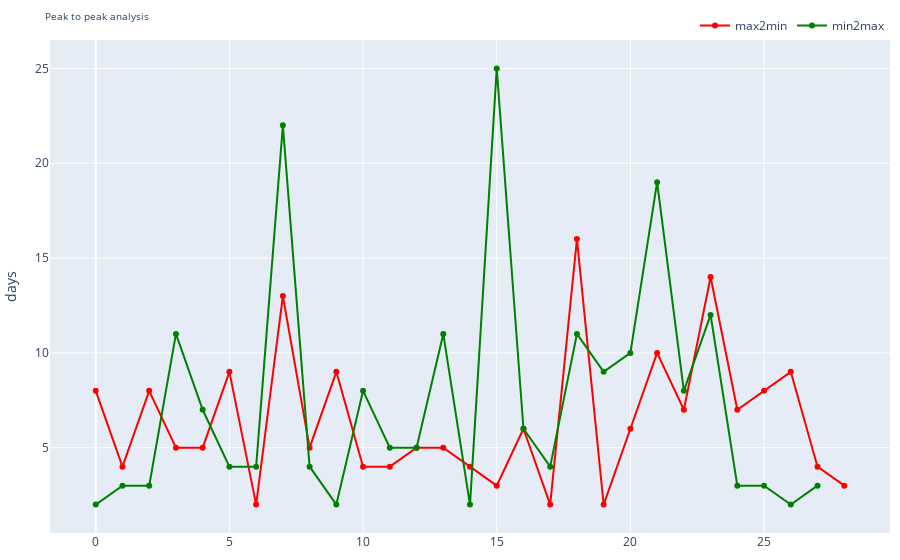

Notebook code for this chart:
### Code cell
fig = go.Figure()
fig.add_trace(go.Scatter(y=max2min,
                    mode='lines+markers',
                    line_color="red",
                    name='max2min'))
fig.add_trace(go.Scatter(y=min2max,
                    mode='lines+markers',
                    line_color="green",
                    name='min2max'))
# Update plot layout
fig.update_layout(
                  title=dict(text="Peak to peak analysis", font=dict(size=10)),
                  yaxis_title="days",
                  margin=dict(l=10, r=10, t=40, b=10),
                  legend=dict(orientation="h",
                              yanchor="bottom",
                              y=1,
                              xanchor="right",
                              x=1))
fig.show()

### Figure 1 — Plotly figure (JSON) as saved in the notebook; plotly's stock layout.template omitted (floating-point values rounded to 4 significant figures)
{"data": [{"line": {"color": "red"}, "mode": "lines+markers", "name": "max2min", "type": "scatter", "y": [8, 4, 8, 5, 5, 9, 2, 13, 5, 9, 4, 4, 5, 5, 4, 3, 6, 2, 16, 2, 6, 10, 7, 14, 7, 8, 9, 4, 3]}, {"line": {"color": "green"}, "mode": "lines+markers", "name": "min2max", "type": "scatter", "y": [2, 3, 3, 11, 7, 4, 4, 22, 4, 2, 8, 5, 5, 11, 2, 25, 6, 4, 11, 9, 10, 19, 8, 12, 3, 3, 2, 3]}], "layout": {"legend": {"orientation": "h", "x": 1, "xanchor": "right", "y": 1, "yanchor": "bottom"}, "margin": {"b": 10, "l": 10, "r": 10, "t": 40}, "title": {"font": {"size": 10}, "text": "Peak to peak analysis"}, "yaxis": {"title": {"text": "days"}}}}
